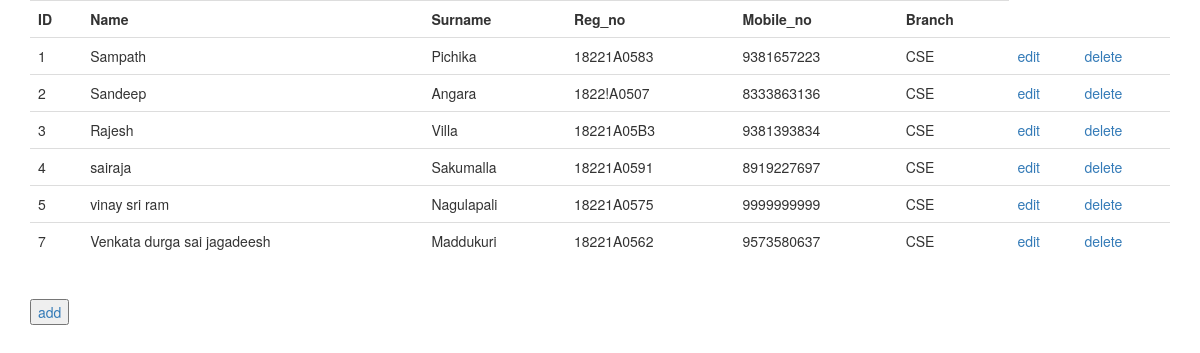
The page /show_data on the database its author committed.
### project_database.py (models this page shows)
class Register(Base):
	__tablename__='register'
	Id = Column(Integer,primary_key = True) # It can be used in another database
	Name = Column(String(250), nullable = False)#Data should not be NULL
	Surname = Column(String(100), nullable = False)
	Reg_no = Column(String(50), nullable = False)
	Mobile_no = Column(String(10), nullable = False)
	Branch = Column(String(20), nullable = False)

### main.py (the view)
@app.route("/show_data")
def showData():
	register=session.query(Register).all()
	return render_template("show.html",register=register)

### templates/show.html (shortened to what this page needs)
<!DOCTYPE html>
<html>
<head>
	<link rel="stylesheet" type="text/css" href="https://maxcdn.bootstrapcdn.com/bootstrap/3.4.0/css/bootstrap.min.css">
</head>
<body>
<div class ="container">
	<table class = "table">
	<tr>
		<th>ID</th>
		<th>Name</th>
		<th>Surname</th>
		<th>Reg_no</th>
		<th>Mobile_no</th>
		<th>Branch</th>
	</tr>
	{%for i in register %}
	<tr>
		<td>{{i.Id}}</td>
		<td>{{i.Name}}</td>
		<td>{{i.Surname}}</td>
		<td>{{i.Reg_no}}</td>
		<td>{{i.Mobile_no}}</td>
		<td>{{i.Branch}}</td>
		<td><a href="{{url_for('editData',registor_id=i.Id)}}">edit </a></td>
		<td><a href="{{url_for('deleteData',registor_id=i.Id)}}"> delete</a></td>
	</tr>
	{% endfor%}
	</table><br>
	<button><a href="{{url_for('addData')}}">add</a></button>
</div>
</body>
</html>

### rows shown on the page
Register: Id "1", Name "Sampath", Surname "Pichika", Reg_no "18221A0583", Mobile_no "9381657223", Branch "CSE"
Register: Id "2", Name "Sandeep", Surname "Angara", Reg_no "1822!A0507", Mobile_no "8333863136", Branch "CSE"
Register: Id "3", Name "Rajesh", Surname "Villa", Reg_no "18221A05B3", Mobile_no "9381393834", Branch "CSE"
Register: Id "4", Name "sairaja", Surname "Sakumalla", Reg_no "18221A0591", Mobile_no "8919227697", Branch "CSE"
Register: Id "5", Name "vinay sri ram", Surname "Nagulapali", Reg_no "18221A0575", Mobile_no "9999999999", Branch "CSE"
Register: Id "7", Name "Venkata durga sai jagadeesh", Surname "Maddukuri", Reg_no "18221A0562", Mobile_no "9573580637", Branch "CSE"
